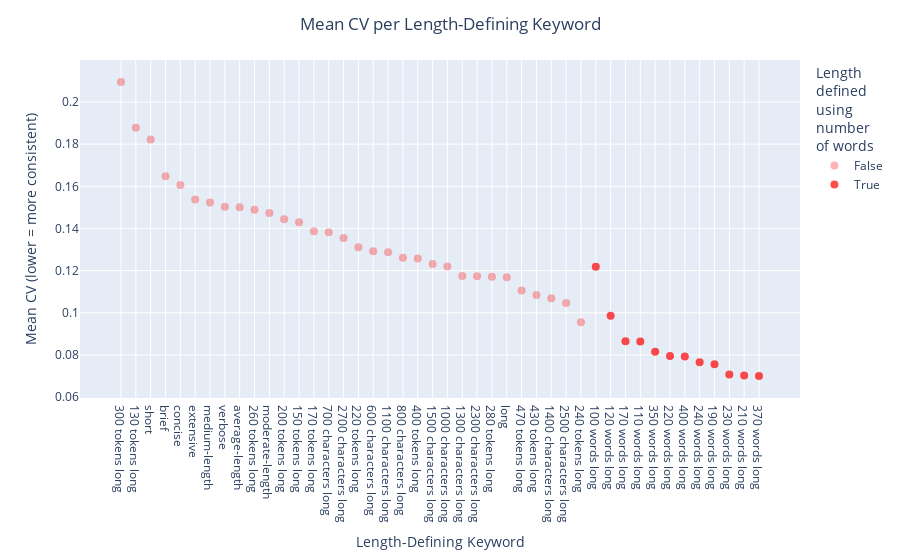

Write notebook code for a chart like this one.
### Markdown cell above
Using **number of words** as the length-defining keyword produces most consistent results (with lowest variability)

### Code cell
index_type = "words"
color = "red"

fig = px.scatter(
    cv_means,
    x=cv_means.index,
    y="mean_cv",
    color=cv_means.index.str.contains(index_type),
)
fig.update_traces(marker=dict(size=8, opacity=0.7))
fig.update_traces(
    marker=dict(color=color, size=8, opacity=0.7), selector=dict(name="True")
)
fig.update_traces(
    marker=dict(color=color, size=8, opacity=0.3), selector=dict(name="False")
)
fig.update_layout(
    legend_title_text="Length<br>defined<br>using<br>number<br>of " + index_type
)
fig.update_layout(
    title="Mean CV per Length-Defining Keyword",
    xaxis_title="Length-Defining Keyword",
    yaxis_title="Mean CV (lower = more consistent)",
    title_x=0.5,  # Center the title horizontally
)
fig.show()

### Figure 1 — Plotly figure (JSON) as saved in the notebook; plotly's stock layout.template omitted (floating-point values rounded to 4 significant figures)
{"data": [{"hovertemplate": "color=False<br>index=%{x}<br>mean_cv=%{y}<extra></extra>", "legendgroup": "False", "marker": {"color": "red", "opacity": 0.3, "size": 8, "symbol": "circle"}, "mode": "markers", "name": "False", "orientation": "v", "showlegend": true, "type": "scatter", "x": ["300 tokens long", "130 tokens long", "short", "brief", "concise", "extensive", "medium-length", "verbose", "average-length", "260 tokens long", "moderate-length", "200 tokens long", "150 tokens long", "170 tokens long", "700 characters long", "2700 characters long", "220 tokens long", "600 characters long", "1100 characters long", "800 characters long", "400 tokens long", "1500 characters long", "1000 characters long", "1300 characters long", "2300 characters long", "280 tokens long", "long", "470 tokens long", "430 tokens long", "1400 characters long", "2500 characters long", "240 tokens long"], "xaxis": "x", "y": [0.2095, 0.1877, 0.1822, 0.1648, 0.1606, 0.1538, 0.1524, 0.1503, 0.1501, 0.1488, 0.1473, 0.1444, 0.143, 0.1387, 0.1382, 0.1355, 0.1311, 0.1292, 0.1288, 0.1261, 0.1258, 0.1231, 0.1219, 0.1174, 0.1173, 0.1171, 0.1169, 0.1106, 0.1084, 0.1069, 0.1046, 0.09547], "yaxis": "y"}, {"hovertemplate": "color=True<br>index=%{x}<br>mean_cv=%{y}<extra></extra>", "legendgroup": "True", "marker": {"color": "red", "opacity": 0.7, "size": 8, "symbol": "circle"}, "mode": "markers", "name": "True", "orientation": "v", "showlegend": true, "type": "scatter", "x": ["100 words long", "120 words long", "170 words long", "110 words long", "350 words long", "220 words long", "400 words long", "240 words long", "190 words long", "230 words long", "210 words long", "370 words long"], "xaxis": "x", "y": [0.1219, 0.09856, 0.08651, 0.08632, 0.08151, 0.07948, 0.0793, 0.07652, 0.07565, 0.07073, 0.07027, 0.06997], "yaxis": "y"}], "layout": {"legend": {"title": {"text": "Length<br>defined<br>using<br>number<br>of words"}, "tracegroupgap": 0}, "margin": {"t": 60}, "title": {"text": "Mean CV per Length-Defining Keyword", "x": 0.5}, "xaxis": {"anchor": "y", "domain": [0, 1], "title": {"text": "Length-Defining Keyword"}}, "yaxis": {"anchor": "x", "domain": [0, 1], "title": {"text": "Mean CV (lower = more consistent)"}}}}
